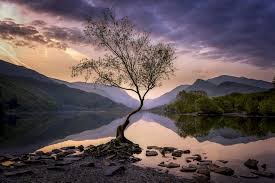
#> input picture Image_Slideshow/images/lake.jpeg, 275 x 183 px; its folder holds 4 pictures in this run
$ python slideshow.py
#> lines starting #> are read from the running program, lines starting #| are printed output that depends on the picture
# ./slideshow.py

import cv2
import numpy as np
from math import ceil
import os

dst = "./images/"       # Images destination
images = os.listdir(dst)    # Get their names in a list
length = len(images)

result = np.zeros((360,360,3), np.uint8)      # Image window of size (360, 360)
i = 1

a = 1.0     # alpha
b = 0.0     # beta
img = cv2.imread(dst + images[i])
#> img is the input picture: shape (183, 275, 3); mean B, G, R 87.2, 84.4, 98.5
img = cv2.resize(img, (360, 360))
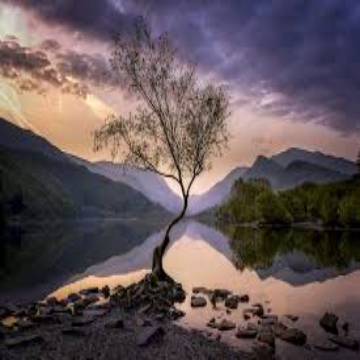
#> img: shape (360, 360, 3); mean B, G, R 87, 84.2, 98.4

# Slide Show Loop
while(True):

    if(ceil(a)==0):
        a = 1.0
        b = 0.0
        i = (i+1)%length    # Getting new image from directory
        img = cv2.imread(dst + images[i])
        img = cv2.resize(img, (360, 360))

    a -= 0.01
    b += 0.01

    # Image Transition from one to another
    result = cv2.addWeighted(result, a, img, b, 0)
    cv2.imshow("Slide Show", result)
    key = cv2.waitKey(1) & 0xff
#> (key q is pressed here)
    if key==ord('q'):
        break

cv2.destroyAllWindows()
